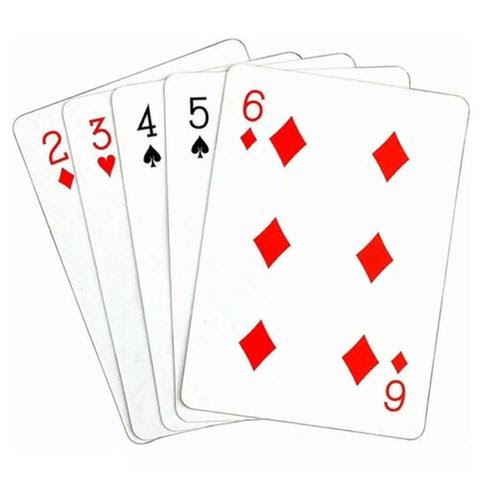
#> input picture cartas/carta1.jpg, 480 x 480 px
$ python script.py
#> lines starting #> are read from the running program, lines starting #| are printed output that depends on the picture; after the words box and inside, x2 and y2 are one past the last pixel; in counts of white or black regions, pixels touching at a corner belong together
import pytesseract as ocr
from PIL import Image
import numpy as np
import cv2


# path do tesseract
ocr.pytesseract.tesseract_cmd = r'C:\Program Files\Tesseract-OCR\tesseract.exe'


def operateImage(img):
	# Redimensionar  proporcionalmente a imagem por volta de 300 DPI
	length, width = img.shape
	imgScale = width/length
	resize = cv2.resize(img, (int(300*imgScale), 300), interpolation = cv2.INTER_CUBIC)

	# Embaçar a imagem para diminuição de ruídos
	blur = cv2.GaussianBlur(resize, (3,3), 0)

	# Limiarização da imagem
	(T, thresh) = cv2.threshold(blur, 150, 255, cv2.THRESH_OTSU)

	return thresh


cartas = ['carta1.jpg', 'carta2.jpg', 'carta3.jpg', 'carta4.jpg', 'carta5.jpg']
for carta in cartas:
	numero = cartas.index(carta) + 1

	#Ler e operar cada imagem
	img = cv2.imread('cartas/{}'.format(carta))
#> img is the input picture: shape (480, 480, 3); mean B, G, R 241.6, 241.5, 248.2
	cv2.imshow('original', img)
	img = cv2.cvtColor(img, cv2.COLOR_BGR2GRAY)
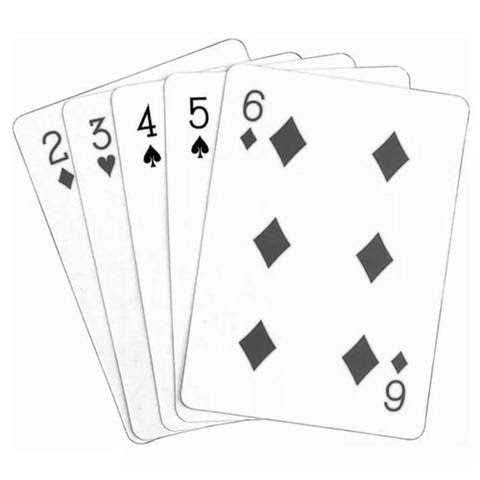
#> img: shape (480, 480); min 0, max 255, mean 243.6
	newimg = operateImage(img)
#> in operateImage, `blur = cv2.GaussianBlur(resize, (3,3), 0)`:
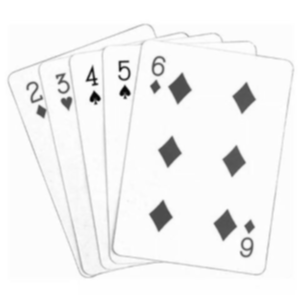
#> blur: shape (300, 300); min 4, max 255, mean 243.6
#> in operateImage, `(T, thresh) = cv2.threshold(blur, 150, 255, cv2.THRESH_OTSU)`:
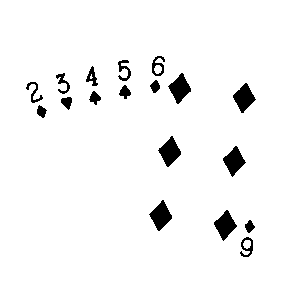
#> thresh: shape (300, 300); 96.1% white; 18 black regions, largest, box (x1, y1, x2, y2) and area: (158, 136, 181, 167) 384, (149, 200, 172, 231) 383, (168, 73, 191, 104) 376
#> in operateImage, `(T, thresh) = cv2.threshold(blur, 150, 255, cv2.THRESH_OTSU)`: T = 174
	cv2.imshow('img_modified', newimg)
	cv2.imwrite('cartas_modificadas/carta{}_modified.jpg'.format(numero), newimg)

	# Utilizar a OCR para identificação de texto, limitado aos valores 0-9, A, Q, K, J
#> (the run stopped early here; a loop or call above may not have finished)
